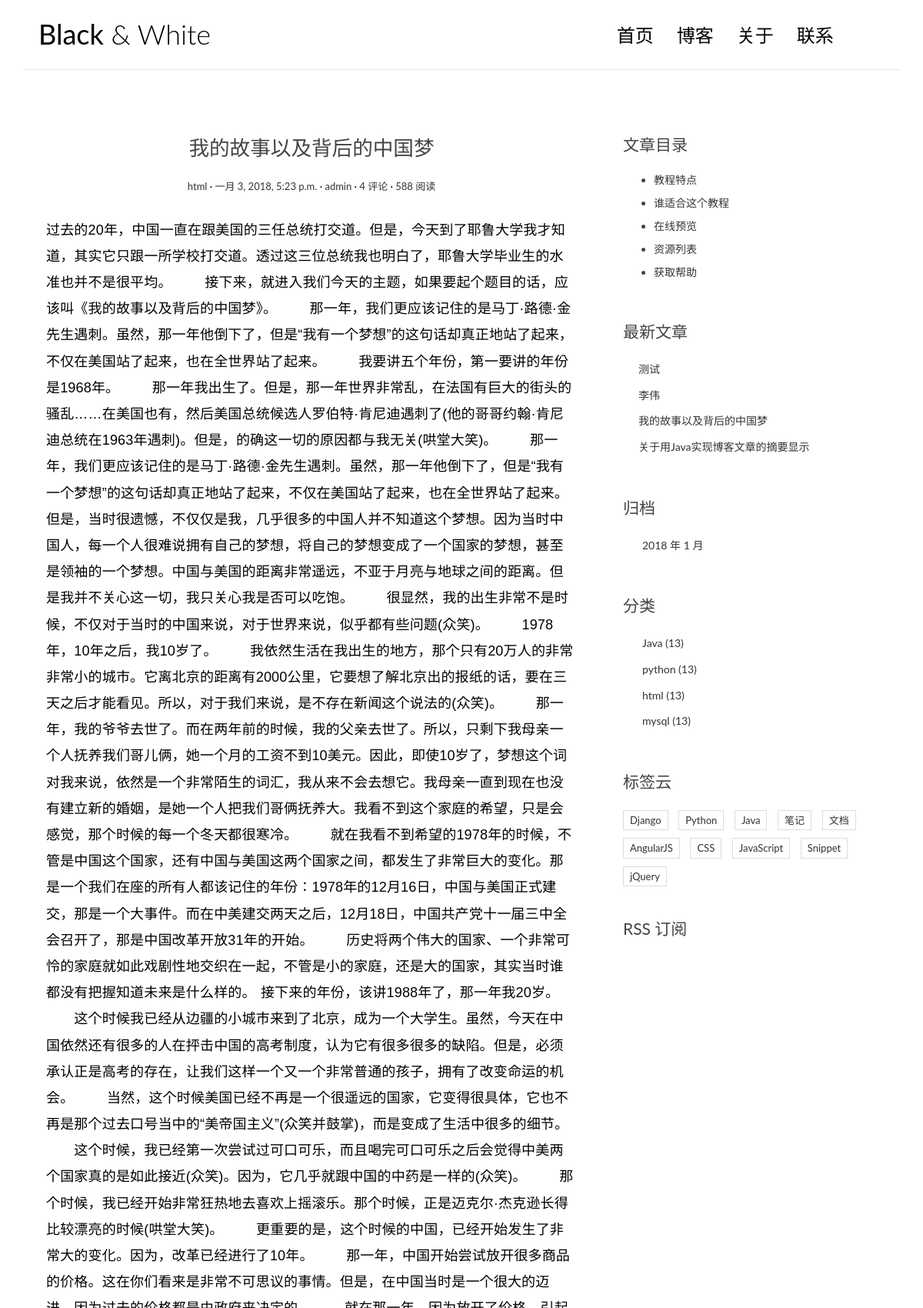
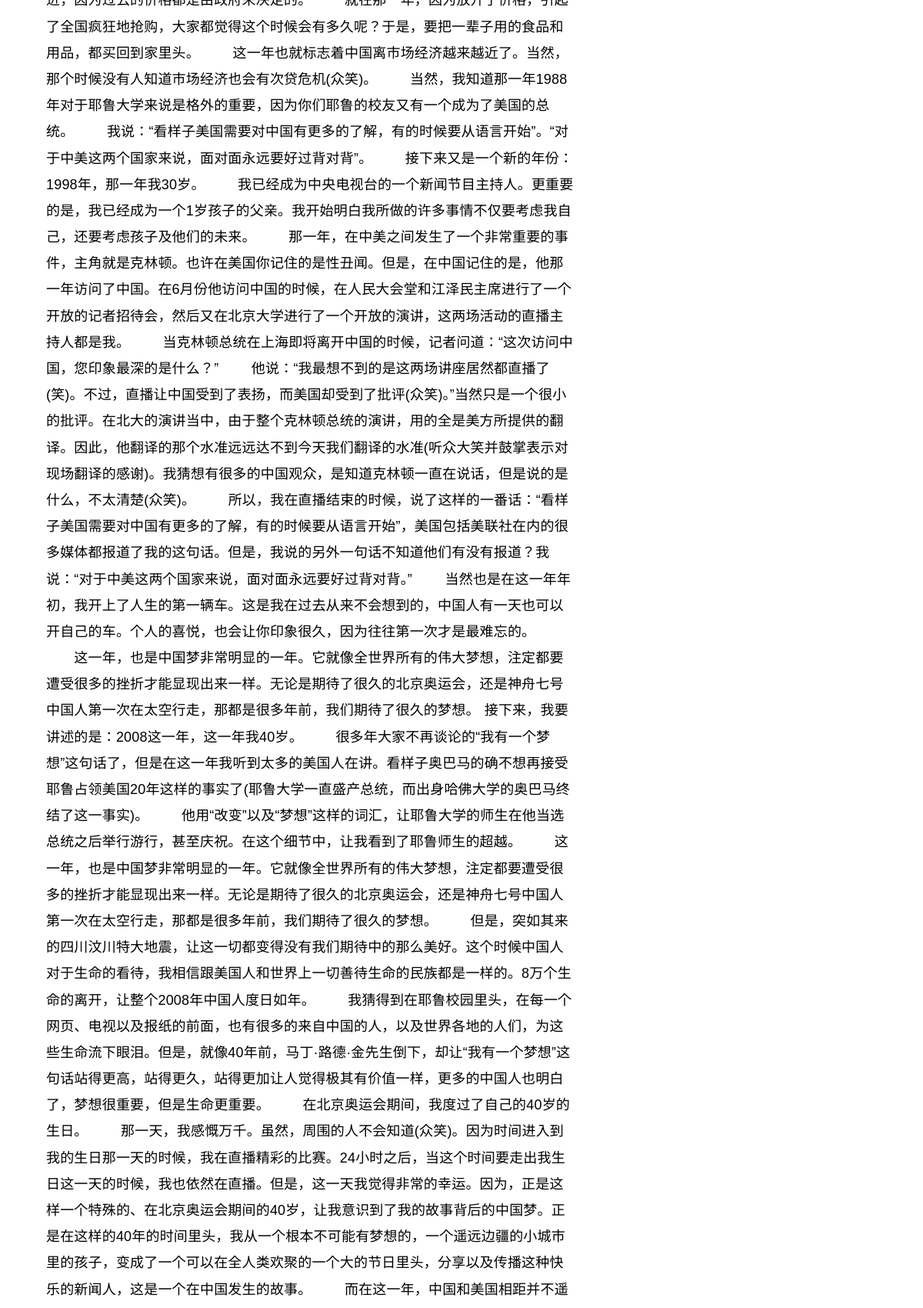
The app's page /post/2/ (upper part) with its own data (2 pictures, top to bottom).
### blog/models.py (models this page shows, shortened)
class Post(models.Model):
    title = models.CharField(max_length=70)
    body = models.TextField()
    created_time = models.DateTimeField()
    modified_time = models.DateTimeField()
    excerpt = models.CharField(max_length=200, blank=True)
    category = models.ForeignKey(Category)
    tags = models.ManyToManyField(Tag, blank=True)
    author = models.ForeignKey(User)
    def get_absolute_url(self):
        return reverse('blog:detail', kwargs={'pk': self.pk})
    class Meta:
        ordering = ['-created_time']

class Category(models.Model):
    name = models.CharField(max_length=100)

### blog/views.py (the view)
def detail(request, pk):
    post = get_object_or_404(Post, pk=pk)
    post.body = markdown.markdown(post.body,
                                  extensions=[
                                     'markdown.extensions.extra',
                                     'markdown.extensions.codehilite',
                                     'markdown.extensions.toc',
                                  ])
    form = CommentForm()
    comment_list = post.comment_set.all()
    context = {'post':post,
               'form':form,
               'comment_list':comment_list
               }
    return render(request, 'blog/detail.html', context= context)

### blog/templatetags/blog_tags.py (called while the page is built)
@register.simple_tag
def get_recent_posts(num=5):
    return  Post.objects.all().order_by('-created_time')[:num]

@register.simple_tag
def archives():
    return Post.objects.dates('created_time', 'month', order='DESC')

@register.simple_tag
def get_categories():
    return Category.objects.all()

### templates/blog/detail.html (shortened to what this page needs)
{% extends 'base.html' %}
{% block main %}
    <article class="post post-{{ post.pk }}">
        <header class="entry-header">
            <h1 class="entry-title">{{ post.title }}</h1>
            <div class="entry-meta">
                <span class="post-category"><a href="#">{{ post.category.name }}</a></span>
                <span class="post-date"><a href="#"><time class="entry-date"
                                                          datetime="{{ post.created_time }}">{{ post.created_time }}</time></a></span>
                <span class="post-author"><a href="#">{{ post.author }}</a></span>
                <span class="comments-link"><a href="#">4 评论</a></span>
                <span class="views-count"><a href="#">588 阅读</a></span>
            </div>
        </header>
        <div class="entry-content clearfix">
            {{ post.body|safe }}
        </div>
    </article>
{% endblock main %}
{% block toc %}
    <div class="widget widget-content">
        <h3 class="widget-title">文章目录</h3>
        <ul>
            <li>
                <a href="#">教程特点</a>
            </li>
            <li>
                <a href="#">谁适合这个教程</a>
            </li>
            <li>
                <a href="#">在线预览</a>
            </li>
            <li>
                <a href="#">资源列表</a>
            </li>
            <li>
                <a href="#">获取帮助</a>
            </li>
        </ul>
    </div>
{% endblock toc %}

### templates/base.html (shortened to what this page needs)
{% load staticfiles %}
{% load blog_tags %}
<!DOCTYPE html>
<html>
<head>
    <link rel="stylesheet" href="{% static 'blog/css/bootstrap.min.css' %}">
    <link rel="stylesheet" href="http://code.ionicframework.com/ionicons/2.0.1/css/ionicons.min.css">
    <link rel="stylesheet" href="{% static 'blog/css/pace.css' %}">
    <link rel="stylesheet" href="{% static 'blog/css/custom.css' %}">
</head>
<body>
<div class="container">
    <header id="site-header">
        <div class="row">
            <div class="col-md-4 col-sm-5 col-xs-8">
                <div class="logo">
                    <h1><a href="{% url 'blog:index' %}"><b>Black</b> &amp; White</a></h1>
                </div>
            </div>
            <div class="col-md-8 col-sm-7 col-xs-4">
                <nav class="main-nav" role="navigation">
                    <div class="collapse navbar-collapse" id="bs-example-navbar-collapse-1">
                        <ul class="nav navbar-nav navbar-right">
                            <li class="cl-effect-11"><a href="{% url 'blog:index' %}" data-hover="首页">首页</a></li>
                            <li class="cl-effect-11"><a href="full-width.html" data-hover="博客">博客</a></li>
                            <li class="cl-effect-11"><a href="about.html" data-hover="关于">关于</a></li>
                            <li class="cl-effect-11"><a href="contact.html" data-hover="联系">联系</a></li>
                        </ul>
                    </div>
                </nav>
            </div>
        </div>
    </header>
</div>
<div class="content-body">
    <div class="container">
        <div class="row">
            <main class="col-md-8">
                {% block main %}
                {% endblock main %}
            </main>
            <aside class="col-md-4">
                 {% block toc %}
                 {% endblock toc %}
                <div class="widget widget-recent-posts">
                    <h3 class="widget-title">最新文章</h3>
                    {% get_recent_posts as recent_post_list %}
                    <ul>
                        {% for post in recent_post_list %}
                        <li>
                            <a href="{{ post.get_absolute_url }}">{{ post.title }}</a>
                        </li>
                        {% empty %}
                            暂没有文章！
                        {% endfor %}
                    </ul>
                </div>
                <div class="widget widget-archives">
                    <h3 class="widget-title">归档</h3>
                    {% archives as date_list %}
                    <ul>
                        {% for date in date_list %}
                        <li>
                            <a href="{% url 'blog:archives' date.year date.month %}">{{ date.year }} 年 {{ date.month }} 月</a>
                        </li>
                       {% empty  %}
                            暂时没有归档
                       {% endfor %}
                    </ul>
                </div>
                <div class="widget widget-category">
                    <h3 class="widget-title">分类</h3>
                    {% get_categories as category_list %}
                    <ul>
                        {% for category in category_list %}
                        <li>
                            <a href="#">{{ category.name }} <span class="post-count">(13)</span></a>
                        </li>
                        {% empty %}
                        暂时没有分类！
                        {% endfor %}
                    </ul>
                </div>
                <div class="widget widget-tag-cloud">
                    <h3 class="widget-title">标签云</h3>
                    <ul>
                        <li>
                            <a href="#">Django</a>
                        </li>
                        <li>
                            <a href="#">Python</a>
                        </li>
                        <li>
                            <a href="#">Java</a>
                        </li>
                        <li>
                            <a href="#">笔记</a>
                        </li>
                        <li>
                            <a href="#">文档</a>
                        </li>
                        <li>
                            <a href="#">AngularJS</a>
                        </li>
                        <li>
                            <a href="#">CSS</a>
                        </li>
                        <li>
                            <a href="#">JavaScript</a>
                        </li>
                        <li>
                            <a href="#">Snippet</a>
                        </li>
                        <li>
                            <a href="#">jQuery</a>
                        </li>
                    </ul>
                </div>
                <div class="rss">
                    <a href=""> RSS 订阅</a>
                </div>
            </aside>
        </div>
    </div>
</div>
</body>
</html>

### blog/static/blog/css/custom.css (style rules this page uses)
* { outline: none; }
h1, h2, h3, h4, h5, h6 { margin-top: 0; }
b { font-weight: 400; }
a { color: #333; }
body { color: #444; font-family: 'Lato', sans-serif; }
p { font-family: 'Ubuntu', sans-serif; font-weight: 400; word-spacing: 1px; letter-spacing: 0.01em; }
#site-header { background-color: #FFF; padding: 25px 20px; margin-bottom: 40px; border-bottom: 1px solid #e7e7e7; }
.logo h1 a { color: #000; }
.logo h1 { margin: 0; font-family: 'Lato', sans-serif; font-weight: 300; }
.main-nav { margin-top: 11px; max-width: 95%; }
.main-nav a { color: #000000 !important; padding: 0 0 5px 0 !important; margin-right: 30px; font-family: 'Lato', sans-serif; font-weight: 300; font-size: 24px; }
.cl-effect-11 a { padding: 10px 0; color: #0972b4; text-shadow: none; }
.cl-effect-11 a::before { position: absolute; top: 0; left: 0; overflow: hidden; padding: 0 0 5px 0 !important; max-width: 0; border-bottom: 1px solid #000; color: #000; content: attr(data-hover); white-space: nowrap; -webkit-transition: max-width 0.5s; -moz-transition: max-width 0.5s; transition: max-width 0.5s; }
.content-body { padding-bottom: 4em; }
.post { background: #fff; padding: 30px 30px 0; }
.entry-title { text-align: center; font-size: 1.9em; margin-bottom: 20px; line-height: 1.6; padding: 10px 20px 0; }
.entry-meta { text-align: center; color: #DDDDDD; font-size: 13px; margin-bottom: 30px; }
.entry-content { font-size: 18px; line-height: 1.9; font-weight: 300; color: #000; }
.post-category::after, .post-date::after, .post-author::after, .comments-link::after { content: ' ·'; color: #000; }
.widget { background: #fff; padding: 30px 0 0; }
.widget-title { font-size: 1.5em; margin-bottom: 20px; line-height: 1.6; padding: 10px 0 0; font-weight: 400; }
.widget-recent-posts ul { padding: 0; margin: 0; padding-left: 20px; }
.widget-recent-posts ul li { list-style-type: none; position: relative; line-height: 170%; margin-bottom: 10px; }
.widget-recent-posts ul li::before { content: '\f3d3'; font-family: "Ionicons"; position: absolute; left: -17px; top: 3px; font-size: 16px; color: #000; }
.widget-archives ul { padding: 0; margin: 0; padding-left: 25px; }
.widget-archives ul li { list-style-type: none; position: relative; line-height: 170%; margin-bottom: 10px; }
.widget-archives ul li::before { content: '\f3f3'; font-family: "Ionicons"; position: absolute; left: -25px; top: 1px; font-size: 16px; color: #000; }
.widget-category ul { padding: 0; margin: 0; padding-left: 25px; }
.widget-category ul li { list-style-type: none; position: relative; line-height: 170%; margin-bottom: 10px; }
.widget-category ul li::before { content: '\f3fe'; font-family: "Ionicons"; position: absolute; left: -25px; top: 1px; font-size: 18px; color: #000; }
.widget-tag-cloud ul { padding: 0; margin: 0; margin-right: -10px; }
.widget-tag-cloud ul li { list-style-type: none; font-size: 13px; display: inline-block; margin-right: 10px; margin-bottom: 10px; padding: 3px 8px; border: 1px solid #ddd; }
.widget-content ul li { margin-bottom: 10px; }
.rss { font-size: 21px; margin-top: 30px; }
.rss a { color: #444; }

### records on screen
Post: title "我的故事以及背后的中国梦", category.name "html", created_time "一月 3, 2018, 5:23 p.m.", author "admin"
Post: title "测试"
Post: title "李伟"
Post: title "关于用Java实现博客文章的摘要显示"
Category: name "Java"
Category: name "python"
Category: name "html"
Category: name "mysql"

### other values on screen
{{ date.year }} "2018"
{{ date.month }} "1"
